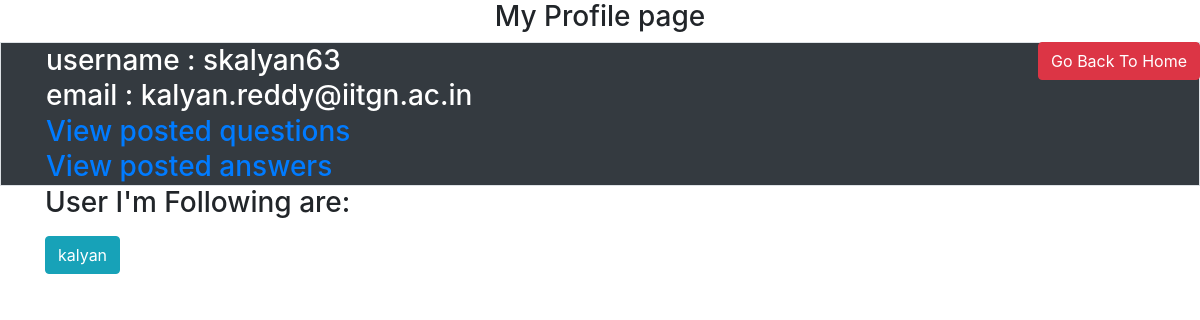
Page /profile/1 (signed in) on the committed database.
### tables this page shows
CREATE TABLE User(
    user_id     INTEGER PRIMARY KEY autoincrement,
    User_name   varchar(20),
    Password    blob(50),
    Salt        blob(8),
    Email       varchar(40),
    LastLogin   Text);

### app.py (the view)
@app.route('/profile/<int:user_Id>')
def Profile(user_Id):
    if(user_Id!=session['UserId']):
        return render_template('Profile.html',user=GetUserDetails(user_Id),foll=Check_Follow(session['UserId'],user_Id))
    else:
        return render_template('Profile.html',user=GetUserDetails(user_Id),get_Name=GetUserName,F_ID=GetFollowId(user_Id))

### Sql_Querries.py (called while the page is built)
def GetUserName(U_Id):
    conn=sqlite3.connect('quora.db')
    cur=conn.cursor()
    cur.execute("Select User_name from User where user_id=?",(U_Id,))
    res=cur.fetchone()
    conn.close()
    return res[0]

def GetUserDetails(U_id):
    conn=sqlite3.connect('quora.db')
    cur=conn.cursor()
    cur.execute("select user_id,user_name,email from User where user_id = ?", (U_id,))
    res=cur.fetchall()
    conn.close()
    return res[0]

def GetFollowId(U_id):
    conn=sqlite3.connect('quora.db')
    cur=conn.cursor()
    cur.execute("Select follow_id from Follow where user_id = ?",(U_id,))
    data = cur.fetchall()
    conn.close()
    return(data)

### templates/Profile.html (shortened to what this page needs)
{% extends 'Base.html' %}
{% block Body %}
{%if user[0] == session['UserId'] %}
    <h3 class="text-center">My Profile page<h3>
{%else%}
    <h3 class="text-center">Other User's Profile page<h3>
{%endif%}
<a href="{{url_for('Home')}}" class="btn btn-danger float-right">Go Back To Home</a>
<div class="border bg-dark text-white">
<div class="container">
    <table>
        {%if user[0] == session['UserId'] %}
            <tr><td>username : {{user[1]}}</td></tr>
            <tr><td>email : {{user[2]}}</td></tr>
            <tr><td><a href="{{url_for('UserQuestionList',user_id=user[0])}}">View posted questions</a></td></tr>
            <tr><td><a href="{{url_for('UserAnswerList',user_id=user[0])}}">View posted answers</a></td></tr>
        {%endif%}
    </table>
</div>
</div>
<div class="container">
    {%if user[0] == session['UserId'] %}
        <p>User I'm Following are: </p>
        {%for prof in F_ID%}
            <p><a href="/profile/{{prof[0]}}" class="btn btn-info">{{get_Name(prof[0])}}</a></p>
        {% endfor %}
    {%endif%}
</div>
{% endblock%}

### rows in the picture
User: User_name "skalyan63", Email "kalyan.reddy@iitgn.ac.in"
User: User_name "kalyan"
